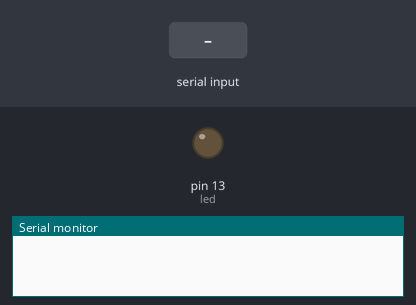
Bench run of a sketch on a simulated Arduino Uno, built with avr-gcc and run on an emulated ATmega328P. Parts: output pins drawn as LEDs (lit = HIGH), the last lines printed to the serial monitor. The test bench sets the inputs (shaded band).

Above: at 1.2 s.
1.3 s: "1" received over Serial
At 2.4 s:
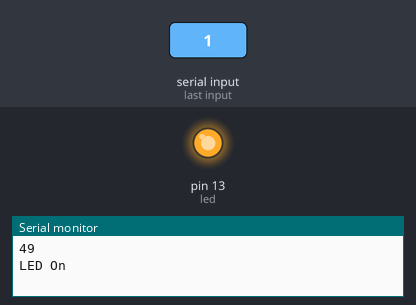
2.9 s: "0" received over Serial
At 3.7 s:
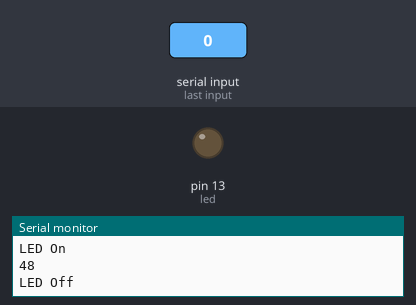
Timing chart, 0 to 5.9 s (numbered marks = the images above; inputs shaded):
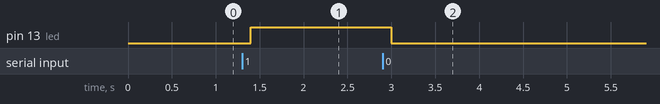

The sketch:

LEDcontrol.ino
```cpp
int led=13;
int val=0;
int dump=0;
void setup()
{
  pinMode(led,OUTPUT);
  digitalWrite(led,LOW);
  Serial.begin(9600);
}//setup()
void loop()
{
  if (Serial.available()>0)
  {
    val=Serial.read();
    dump=Serial.read();
    Serial.println(val);
  }//if block
  if (val=='1'||dump=='1')//||val=="on")
  {
    digitalWrite(led,HIGH);
    Serial.println("LED On");
    val=0;
    dump=0;
  }
  else if(val=='0'||dump=='0')//||val=="off")
  {
    digitalWrite(led,LOW);
    Serial.println("LED Off");
    val=0;
    dump=0;
  }
  delay(100);
}//loop()
```

Measured:
- after the input at 1.3 s, pin 13 (led): LOW → HIGH after 0.10 s
- after the input at 2.9 s, pin 13 (led): HIGH → LOW after 0.10 s
